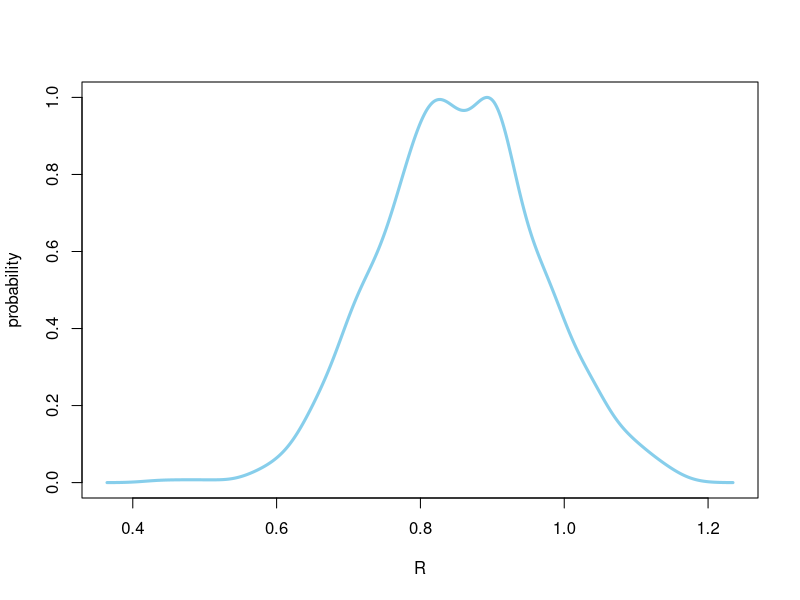
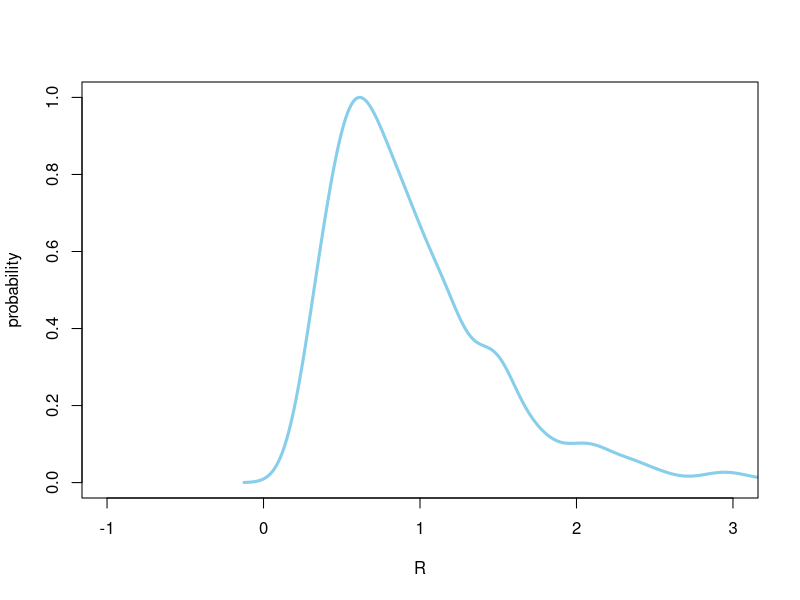

Write the R code that produced these figures, in order.
## ---- chunk 1
knitr::opts_chunk$set(echo = TRUE)
## ---- chunk 2
# Extra code to simulate normal and log-normal for SBM population
n <- density(rnorm(1000,0.86,0.11))
ns <- n$y / max(n$y)
plot(n$x,ns,type="l",col="skyblue",ylab="probability",xlab="R",lwd=3)

mu <- 0.86
sd <- 0.11
mu_l <- log(mu^2 / (sqrt(mu^2 + sd^2)))
sd_l <- log(1 + (mu^2 + sd^2))
n <- density(rlnorm(1000,mu_l,sd_l))
ns <- n$y / max(n$y)
plot(n$x,ns,type="l",col="skyblue",ylab="probability",xlab="R",lwd=3,xlim=c(-1,3))
